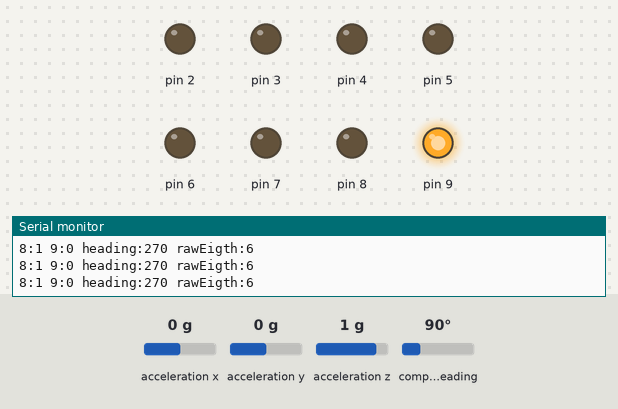
Bench run of a sketch on a simulated Arduino Uno, built with avr-gcc and run on an emulated ATmega328P. Parts: output pins drawn as LEDs (lit = HIGH), the last lines printed to the serial monitor. Inputs (shaded band) come from the test bench; at power-on: compass heading 90°, acceleration x 0 g, acceleration y 0 g, acceleration z 1 g.

Above: at 2.8 s.
2.9 s: compass heading set to 7°
At 4.1 s:
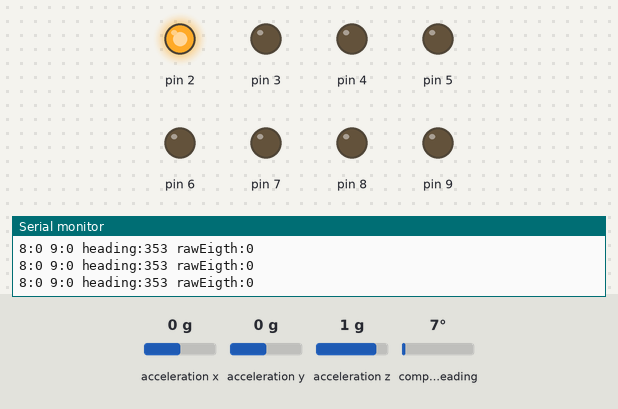
4.4 s: compass heading set to 21°
7.4 s: compass heading set to 26°
At 7.8 s:
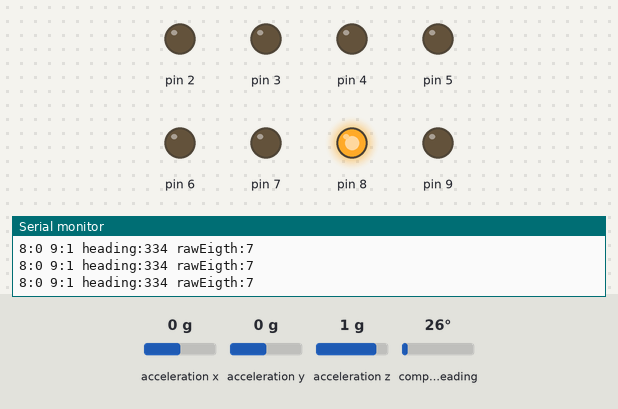
8.9 s: compass heading set to 180°
At 10.1 s:
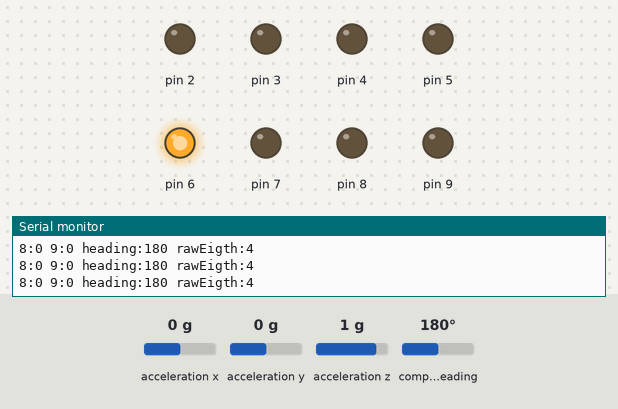
10.4 s: compass heading set to 269°
At 11.3 s:
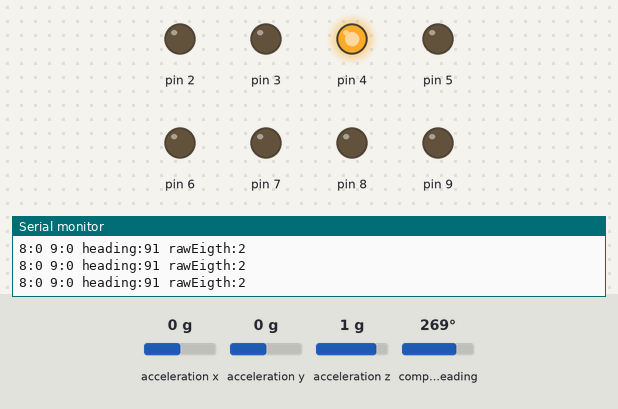
11.9 s: compass heading set to 90°
At 12.5 s:
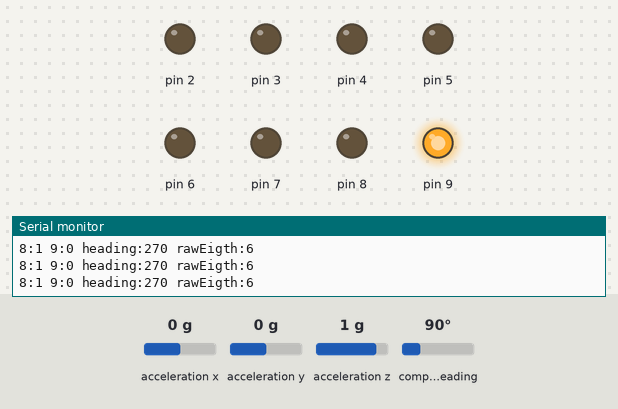
Timing chart, 0 to 14.4 s (numbered marks = the images above; inputs shaded):
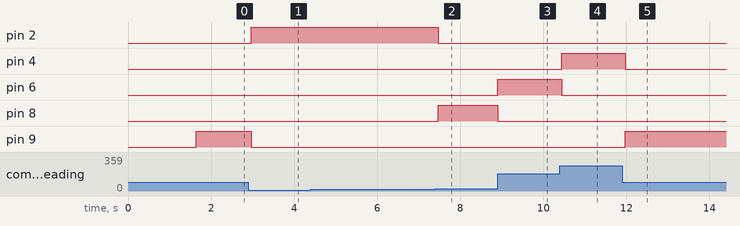

Measured:
- the behaviour switches between 22 and 23° on compass heading (found by bisection; images 1 and 2)
- after the input at 2.9 s, pin 2: LOW → HIGH after 0.07 s; pin 9: HIGH → LOW after 0.07 s
- after the input at 7.4 s, pin 2: HIGH → LOW after 0.08 s; pin 8: LOW → HIGH after 0.08 s
- after the input at 8.9 s, pin 6: LOW → HIGH at once; pin 8: HIGH → LOW at once
- after the input at 10.4 s, pin 4: LOW → HIGH at once; pin 6: HIGH → LOW at once
- after the input at 11.9 s, pin 4: HIGH → LOW after 0.08 s; pin 9: LOW → HIGH after 0.08 s

The sketch:

compassBeltBNO_arduino_serial.ino
```cpp
#include <Adafruit_BNO055.h>
#include <Adafruit_Sensor.h>
#include <Wire.h>
#include <utility/imumaths.h>

/* Returns the IMU data as both a euler angles and quaternions as the WebSerial
   3D Model viewer at https://adafruit-3dmodel-viewer.glitch.me/ expects.

   This driver uses the Adafruit unified sensor library (Adafruit_Sensor),
   which provides a common 'type' for sensor data and some helper functions.

   To use this driver you will also need to download the Adafruit_Sensor
   library and include it in your libraries folder.

   You should also assign a unique ID to this sensor for use with
   the Adafruit Sensor API so that you can identify this particular
   sensor in any data logs, etc.  To assign a unique ID, simply
   provide an appropriate value in the constructor below (12345
   is used by default in this example).

   Connections
   ===========
   Connect SCL to analog 5
   Connect SDA to analog 4
   Connect VDD to 3.3-5V DC
   Connect GROUND to common ground

   History
   =======
   2020/JUN/01  - First release (Melissa LeBlanc-Williams)
*/

// Check I2C device address and correct line below (by default address is 0x29
// or 0x28)
//                                   id, address
Adafruit_BNO055 bno = Adafruit_BNO055(55, 0x28);
/* Get a new sensor event */
sensors_event_t event;
// Get eigth section from vector + add potentiometer offset
int rawEigth = 0;
int heading = 0;

void displaySensorDetails(void) {
  sensor_t sensor;
  bno.getSensor(&sensor);
  Serial.println("------------------------------------");
  Serial.print("Sensor:       ");
  Serial.println(sensor.name);
  Serial.print("Driver Ver:   ");
  Serial.println(sensor.version);
  Serial.print("Unique ID:    ");
  Serial.println(sensor.sensor_id);
  Serial.print("Max Value:    ");
  Serial.print(sensor.max_value);
  Serial.println(" xxx");
  Serial.print("Min Value:    ");
  Serial.print(sensor.min_value);
  Serial.println(" xxx");
  Serial.print("Resolution:   ");
  Serial.print(sensor.resolution);
  Serial.println(" xxx");
  Serial.println("------------------------------------");
  Serial.println("");
  delay(500);
}

void getBinary(int _input, int _binaryArray[]) {
  int index = 0;
  while (_input > 0) {
    _binaryArray[index] = _input % 2;
    _input = _input / 2;
    index++;
  }
  return;
}

void printInfo(int heading, int rawEigth) {
  Serial.print(F(" heading:"));
  Serial.print(heading);

  Serial.print(F(" rawEigth:"));
  Serial.print(rawEigth);

  /* Also send calibration data for each sensor. */
  // uint8_t sys, gyro, accel, mag = 0;
  // bno.getCalibration(&sys, &gyro, &accel, &mag);
  // Serial.print(F(" Calibration: "));
  // Serial.print(sys, DEC);
  // Serial.print(F(", "));
  // Serial.print(gyro, DEC);
  // Serial.print(F(", "));
  // Serial.print(accel, DEC);
  // Serial.print(F(", "));
  // Serial.print(mag, DEC);
  Serial.println(F(""));
}

int getEight(int heading) {
  if (heading > 23 && heading < 68) {
    return 1;
  }
  if (heading > 68 && heading < 113) {
    return 2;
  }
  if (heading > 113 && heading < 158) {
    return 3;
  }
  if (heading > 158 && heading < 203) {
    return 4;
  }
  if (heading > 203 && heading < 248) {
    return 5;
  }
  if (heading > 248 && heading < 296) {
    return 6;
  }
  if (heading > 296 && heading < 338) {
    return 7;
  }
  return 0;
}

void setup(void) {
  Serial.begin(9600);
  pinMode(2, OUTPUT);
  pinMode(3, OUTPUT);
  pinMode(4, OUTPUT);
  pinMode(5, OUTPUT);
  pinMode(6, OUTPUT);
  pinMode(7, OUTPUT);
  pinMode(8, OUTPUT);
  pinMode(9, OUTPUT);
  // /* Initialise the sensor */
  //   not default OPERATION_MODE_NDOF_FMC_OFF = 0X0B,
  //   default OPERATION_MODE_NDOF = 0X0C
  if (!bno.begin(0X0C)) {
    /* There was a problem detecting the BNO055 ... check your connections */
    Serial.print(
        "Ooops, no BNO055 detected ... Check your wiring or I2C ADDR!");
    while (1)
      ;
  }

  delay(1000);

  /* Use external crystal for better accuracy */
  bno.setExtCrystalUse(true);

  /* Display some basic information on this sensor */
  displaySensorDetails();
}

void loop(void) {
  bno.getEvent(&event);

  /* Board layout:
         +----------+
         |         *| RST   PITCH  ROLL  HEADING
     ADR |*        *| SCL
     INT |*        *| SDA     ^            /->
     PS1 |*        *| GND     |            |
     PS0 |*        *| 3VO     Y    Z-->    \-X
         |         *| VIN
         +----------+
  */

  /* heading is the yaw value */
  heading = 360 - (int)event.orientation.x;
  if (heading != 0) {
    /* rawEight is one of the 8 motors that should vibrate */
    // the correct eight is ex: 0 = 337 - 22
    rawEigth = getEight(heading);
  }

  // Write to Arduino pins
  digitalWrite(2, rawEigth == 0 ? HIGH : LOW);
  digitalWrite(3, rawEigth == 1 ? HIGH : LOW);
  digitalWrite(4, rawEigth == 2 ? HIGH : LOW);
  digitalWrite(5, rawEigth == 3 ? HIGH : LOW);
  digitalWrite(6, rawEigth == 4 ? HIGH : LOW);
  digitalWrite(7, rawEigth == 5 ? HIGH : LOW);
  // stupid hack because bad wiring
  digitalWrite(9, rawEigth == 6 ? HIGH : LOW);
  digitalWrite(8, rawEigth == 7 ? HIGH : LOW);

  Serial.print("8:");
  Serial.print((rawEigth == 6));
  Serial.print(" 9:");
  Serial.print((rawEigth == 7));

  printInfo(heading, rawEigth);
  delay(100);

}
```
